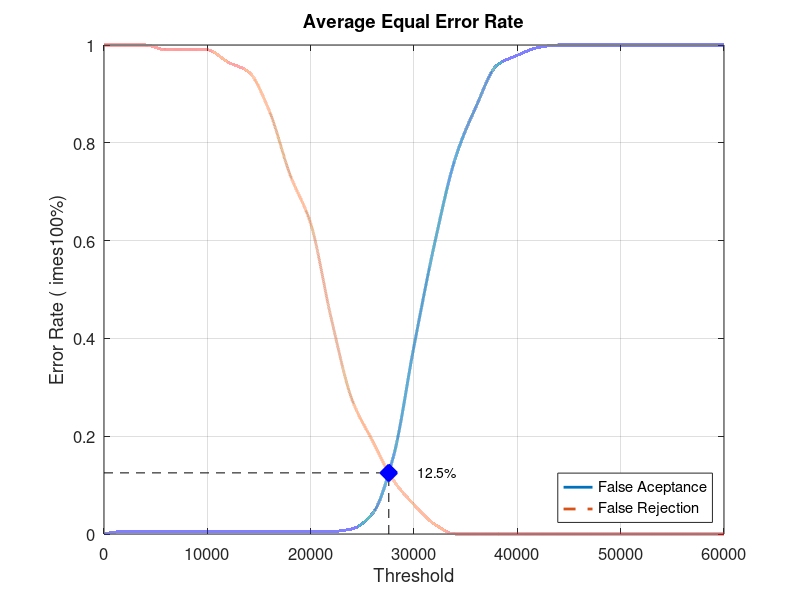
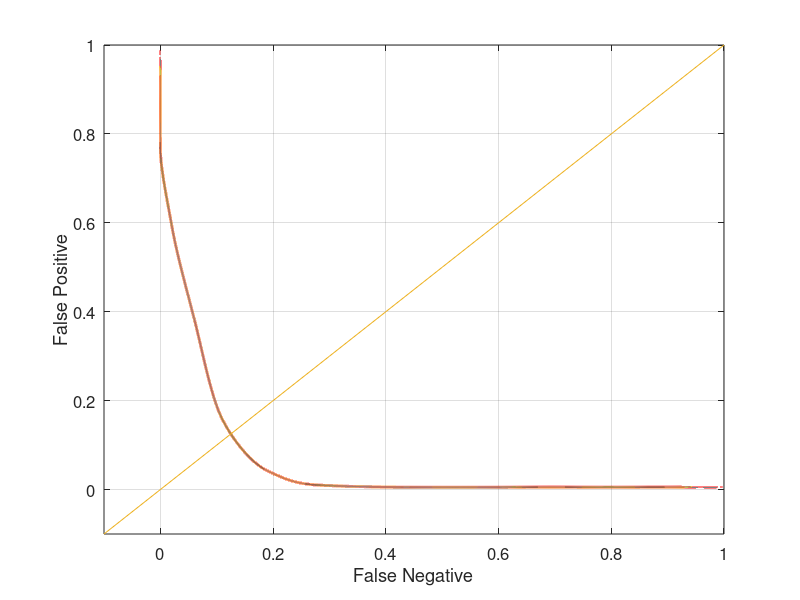

MATLAB code for these plots, in order:
close all;
clear;
clc;
x = 0:2000:60000;
xq = 0:0.5:60000;

y0 = [0 0.00526316 0.00526316 0.00526316 0.00526316 0.00526316 0.00526316 0.00526316 0.00526316 0.00526316 0.00526316 0.00526316 0.0105263 0.0421053 0.157895 0.384211 0.594737 0.768421 0.873684 0.957895 0.978947 0.994737 1 1 1 1 1 1 1 1 1]
yy0 = interp1(x, y0, xq, 'pchip');
y1 = [1 1 1 0.99 0.99 0.99 0.965 0.945 0.865 0.735 0.635 0.44 0.275 0.19 0.11 0.06 0.02 0 0 0 0 0 0 0 0 0 0 0 0 0 0]
yy1 = interp1(x, y1, xq, 'pchip');

% Calculating EER: 
y2 = abs(y0 - y1);
find(y2 == min(y2))
yy2 = abs(yy0 - yy1);
xEER = find(yy2 == min(yy2));
xEERIndex = xq(xEER) % X-axis EER
yEER = yy0(xEER) % Y-axis EER

main = figure
plot(xq, yy0,'-','LineWidth', 2);	hold on
plot(xq, yy1,'--','LineWidth', 2);	hold on
plot([xEERIndex xEERIndex], [0 yEER], 'k--');	hold on
plot([0 xEERIndex], [yEER yEER], 'k--');	hold on
plot(xEERIndex, yEER, 'bx', 'LineWidth', 10);	hold on
text(xEERIndex + 10 * xEERIndex / 100, yEER, [num2str(round((10000 * yEER)) / 100) '%'])
legend('False Aceptance', 'False Rejection', 'Location', 'SouthEast')
xlabel('Threshold')
ylabel('Error Rate (	imes100%)')
title('Average Equal Error Rate')
set(gca, 'FontSize', 12)
axis([0 60000 0 1])
grid on

print(main, 'Database2_2Main', '-dpng');
FNRxFPR = figure('Color', [1 1 1]);
plot(yy1, yy0, '-', yy1, yy0, 'LineWidth', 2);
hold on
y = -0.1:0.1:1
plot(y, y); 
set(gca, 'FontSize', 12)
xlabel('False Negative')
ylabel('False Positive')
axis([-0.1 1 -0.1 1])
set(gca, 'FontSize', 12)
grid on

print(FNRxFPR, 'Database2_2FNRxFPR','-dpng');
